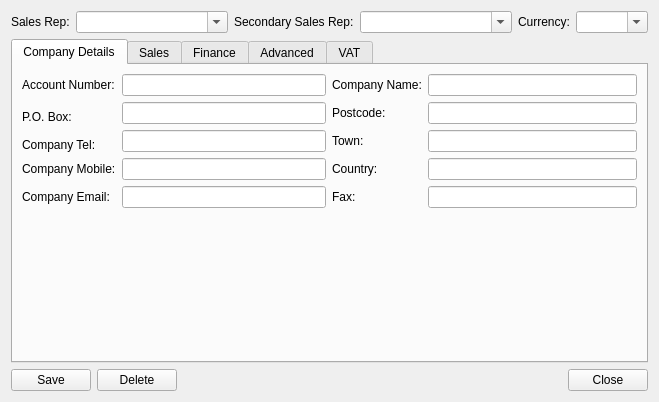
<?xml version="1.0" encoding="UTF-8"?>
<ui version="4.0">
 <class>CustomerEditor</class>
 <widget class="QDialog" name="CustomerEditor">
  <property name="geometry">
   <rect>
    <x>0</x>
    <y>0</y>
    <width>659</width>
    <height>402</height>
   </rect>
  </property>
  <property name="windowTitle">
   <string>Edit Customer Details</string>
  </property>
  <layout class="QVBoxLayout" name="verticalLayout">
   <item>
    <layout class="QHBoxLayout" name="horizontalLayout_2">
     <item>
      <widget class="QLabel" name="label">
       <property name="text">
        <string>Sales Rep:</string>
       </property>
      </widget>
     </item>
     <item>
      <widget class="QComboBox" name="SalesRep">
       <property name="sizePolicy">
        <sizepolicy hsizetype="Preferred" vsizetype="Fixed">
         <horstretch>1</horstretch>
         <verstretch>0</verstretch>
        </sizepolicy>
       </property>
       <property name="editable">
        <bool>true</bool>
       </property>
       <property name="frame">
        <bool>true</bool>
       </property>
      </widget>
     </item>
     <item>
      <widget class="QLabel" name="label_2">
       <property name="text">
        <string>Secondary Sales Rep:</string>
       </property>
      </widget>
     </item>
     <item>
      <widget class="QComboBox" name="SecondarySalesRep">
       <property name="sizePolicy">
        <sizepolicy hsizetype="Preferred" vsizetype="Fixed">
         <horstretch>1</horstretch>
         <verstretch>0</verstretch>
        </sizepolicy>
       </property>
       <property name="editable">
        <bool>true</bool>
       </property>
       <property name="frame">
        <bool>true</bool>
       </property>
      </widget>
     </item>
     <item>
      <widget class="QLabel" name="label_3">
       <property name="text">
        <string>Currency:</string>
       </property>
      </widget>
     </item>
     <item>
      <widget class="QComboBox" name="Currency">
       <property name="editable">
        <bool>true</bool>
       </property>
       <property name="frame">
        <bool>true</bool>
       </property>
      </widget>
     </item>
    </layout>
   </item>
   <item>
    <widget class="QTabWidget" name="tabWidget">
     <property name="styleSheet">
      <string notr="true"/>
     </property>
     <property name="currentIndex">
      <number>0</number>
     </property>
     <widget class="QWidget" name="tab">
      <attribute name="title">
       <string>Company Details</string>
      </attribute>
      <layout class="QGridLayout" name="gridLayout">
       <item row="0" column="1">
        <widget class="QLineEdit" name="AccountNumber">
         <property name="sizePolicy">
          <sizepolicy hsizetype="Expanding" vsizetype="Fixed">
           <horstretch>2</horstretch>
           <verstretch>0</verstretch>
          </sizepolicy>
         </property>
        </widget>
       </item>
       <item row="0" column="3" colspan="2">
        <widget class="QLineEdit" name="CompanyName">
         <property name="sizePolicy">
          <sizepolicy hsizetype="Expanding" vsizetype="Fixed">
           <horstretch>1</horstretch>
           <verstretch>0</verstretch>
          </sizepolicy>
         </property>
        </widget>
       </item>
       <item row="0" column="0">
        <widget class="QLabel" name="label_4">
         <property name="text">
          <string>Account Number:</string>
         </property>
        </widget>
       </item>
       <item row="1" column="0" rowspan="2">
        <widget class="QLabel" name="label_6">
         <property name="text">
          <string>P.O. Box:</string>
         </property>
        </widget>
       </item>
       <item row="1" column="1">
        <widget class="QLineEdit" name="Adress"/>
       </item>
       <item row="3" column="0">
        <widget class="QLabel" name="label_8">
         <property name="text">
          <string>Company Tel:</string>
         </property>
        </widget>
       </item>
       <item row="2" column="1" rowspan="2">
        <widget class="QLineEdit" name="Tel"/>
       </item>
       <item row="4" column="0">
        <widget class="QLabel" name="label_10">
         <property name="text">
          <string>Company Mobile:</string>
         </property>
        </widget>
       </item>
       <item row="2" column="3" rowspan="2" colspan="2">
        <widget class="QLineEdit" name="Town"/>
       </item>
       <item row="4" column="1">
        <widget class="QLineEdit" name="Mobile"/>
       </item>
       <item row="2" column="2" rowspan="2">
        <widget class="QLabel" name="label_9">
         <property name="text">
          <string>Town:</string>
         </property>
        </widget>
       </item>
       <item row="5" column="0">
        <widget class="QLabel" name="label_12">
         <property name="text">
          <string>Company Email:</string>
         </property>
        </widget>
       </item>
       <item row="5" column="1">
        <widget class="QLineEdit" name="Email">
         <property name="sizePolicy">
          <sizepolicy hsizetype="Expanding" vsizetype="Fixed">
           <horstretch>1</horstretch>
           <verstretch>0</verstretch>
          </sizepolicy>
         </property>
        </widget>
       </item>
       <item row="5" column="2">
        <widget class="QLabel" name="label_13">
         <property name="text">
          <string>Fax:</string>
         </property>
        </widget>
       </item>
       <item row="5" column="3" colspan="2">
        <widget class="QLineEdit" name="Fax"/>
       </item>
       <item row="6" column="1">
        <spacer name="verticalSpacer">
         <property name="orientation">
          <enum>Qt::Vertical</enum>
         </property>
         <property name="sizeHint" stdset="0">
          <size>
           <width>121</width>
           <height>103</height>
          </size>
         </property>
        </spacer>
       </item>
       <item row="4" column="2">
        <widget class="QLabel" name="label_11">
         <property name="text">
          <string>Country:</string>
         </property>
        </widget>
       </item>
       <item row="4" column="3" colspan="2">
        <widget class="QLineEdit" name="Country"/>
       </item>
       <item row="1" column="2">
        <widget class="QLabel" name="label_7">
         <property name="text">
          <string>Postcode:</string>
         </property>
        </widget>
       </item>
       <item row="1" column="3" colspan="2">
        <widget class="QLineEdit" name="Postcode"/>
       </item>
       <item row="0" column="2">
        <widget class="QLabel" name="label_5">
         <property name="text">
          <string>Company Name:</string>
         </property>
        </widget>
       </item>
      </layout>
     </widget>
     <widget class="QWidget" name="tab_2">
      <attribute name="title">
       <string>Sales</string>
      </attribute>
      <layout class="QGridLayout" name="gridLayout_2">
       <item row="0" column="0">
        <widget class="QLabel" name="label_14">
         <property name="text">
          <string>Contact Name:</string>
         </property>
        </widget>
       </item>
       <item row="0" column="1">
        <widget class="QLineEdit" name="SalesContactName"/>
       </item>
       <item row="1" column="0">
        <widget class="QLabel" name="label_15">
         <property name="text">
          <string>Contact Phone:</string>
         </property>
        </widget>
       </item>
       <item row="1" column="1">
        <widget class="QLineEdit" name="SalesContactPhone"/>
       </item>
       <item row="2" column="0">
        <widget class="QLabel" name="label_16">
         <property name="text">
          <string>Contact Mobile:</string>
         </property>
        </widget>
       </item>
       <item row="2" column="1">
        <widget class="QLineEdit" name="SalesContactMobile"/>
       </item>
       <item row="3" column="0">
        <widget class="QLabel" name="label_17">
         <property name="text">
          <string>Contact Email:</string>
         </property>
        </widget>
       </item>
       <item row="3" column="1">
        <widget class="QLineEdit" name="SalesContactEmail"/>
       </item>
       <item row="4" column="0">
        <widget class="QLabel" name="label_18">
         <property name="text">
          <string>Contact Title:</string>
         </property>
        </widget>
       </item>
       <item row="4" column="1">
        <widget class="QLineEdit" name="SalesContactTitle"/>
       </item>
       <item row="5" column="1">
        <spacer name="verticalSpacer_2">
         <property name="orientation">
          <enum>Qt::Vertical</enum>
         </property>
         <property name="sizeHint" stdset="0">
          <size>
           <width>20</width>
           <height>103</height>
          </size>
         </property>
        </spacer>
       </item>
      </layout>
     </widget>
     <widget class="QWidget" name="tab_3">
      <attribute name="title">
       <string>Finance</string>
      </attribute>
      <layout class="QVBoxLayout" name="verticalLayout_2">
       <item>
        <layout class="QGridLayout" name="gridLayout_3">
         <item row="0" column="1">
          <widget class="QLineEdit" name="SalesContactName_2"/>
         </item>
         <item row="0" column="0">
          <widget class="QLabel" name="label_19">
           <property name="text">
            <string>Contact Name:</string>
           </property>
          </widget>
         </item>
         <item row="2" column="0">
          <widget class="QLabel" name="label_22">
           <property name="text">
            <string>Contact Mobile:</string>
           </property>
          </widget>
         </item>
         <item row="2" column="1">
          <widget class="QLineEdit" name="SalesContactMobile_2"/>
         </item>
         <item row="1" column="0">
          <widget class="QLabel" name="label_20">
           <property name="text">
            <string>Contact Phone:</string>
           </property>
          </widget>
         </item>
         <item row="4" column="1">
          <widget class="QLineEdit" name="SalesContactTitle_2"/>
         </item>
         <item row="1" column="1">
          <widget class="QLineEdit" name="SalesContactPhone_2"/>
         </item>
         <item row="4" column="0">
          <widget class="QLabel" name="label_21">
           <property name="text">
            <string>Contact Title:</string>
           </property>
          </widget>
         </item>
         <item row="3" column="0">
          <widget class="QLabel" name="label_23">
           <property name="text">
            <string>Contact Email:</string>
           </property>
          </widget>
         </item>
         <item row="3" column="1">
          <widget class="QLineEdit" name="SalesContactEmail_2"/>
         </item>
        </layout>
       </item>
       <item>
        <spacer name="verticalSpacer_3">
         <property name="orientation">
          <enum>Qt::Vertical</enum>
         </property>
         <property name="sizeHint" stdset="0">
          <size>
           <width>20</width>
           <height>99</height>
          </size>
         </property>
        </spacer>
       </item>
      </layout>
     </widget>
     <widget class="QWidget" name="tab_4">
      <attribute name="title">
       <string>Advanced</string>
      </attribute>
      <layout class="QVBoxLayout" name="verticalLayout_3">
       <item>
        <layout class="QGridLayout" name="gridLayout_4">
         <item row="0" column="0">
          <widget class="QLabel" name="label_24">
           <property name="text">
            <string>Credit Limit:</string>
           </property>
          </widget>
         </item>
         <item row="0" column="1">
          <widget class="QLineEdit" name="CreditLimit"/>
         </item>
         <item row="1" column="0">
          <widget class="QLabel" name="label_25">
           <property name="text">
            <string>Minimum RP:</string>
           </property>
          </widget>
         </item>
         <item row="1" column="1">
          <widget class="QLineEdit" name="MinimumRP"/>
         </item>
         <item row="2" column="0">
          <widget class="QLabel" name="label_26">
           <property name="text">
            <string>Statements Email Address:</string>
           </property>
          </widget>
         </item>
         <item row="2" column="1">
          <widget class="QLineEdit" name="StatementsEmail"/>
         </item>
        </layout>
       </item>
       <item>
        <spacer name="verticalSpacer_4">
         <property name="orientation">
          <enum>Qt::Vertical</enum>
         </property>
         <property name="sizeHint" stdset="0">
          <size>
           <width>20</width>
           <height>159</height>
          </size>
         </property>
        </spacer>
       </item>
      </layout>
     </widget>
     <widget class="QWidget" name="tab_5">
      <attribute name="title">
       <string>VAT</string>
      </attribute>
      <layout class="QHBoxLayout" name="horizontalLayout_4">
       <item>
        <spacer name="horizontalSpacer_2">
         <property name="orientation">
          <enum>Qt::Horizontal</enum>
         </property>
         <property name="sizeHint" stdset="0">
          <size>
           <width>150</width>
           <height>20</height>
          </size>
         </property>
        </spacer>
       </item>
       <item>
        <layout class="QVBoxLayout" name="verticalLayout_4">
         <item>
          <spacer name="verticalSpacer_6">
           <property name="orientation">
            <enum>Qt::Vertical</enum>
           </property>
           <property name="sizeHint" stdset="0">
            <size>
             <width>20</width>
             <height>40</height>
            </size>
           </property>
          </spacer>
         </item>
         <item>
          <layout class="QHBoxLayout" name="horizontalLayout_3">
           <item>
            <widget class="QLabel" name="label_27">
             <property name="text">
              <string>Select the default VAT class for this customer:</string>
             </property>
            </widget>
           </item>
           <item>
            <widget class="QComboBox" name="cboDefaultVAT">
             <property name="editable">
              <bool>true</bool>
             </property>
             <item>
              <property name="text">
               <string/>
              </property>
             </item>
             <item>
              <property name="text">
               <string>Treo</string>
              </property>
             </item>
             <item>
              <property name="text">
               <string>Non-Treo</string>
              </property>
             </item>
            </widget>
           </item>
          </layout>
         </item>
         <item>
          <widget class="QCommandLinkButton" name="cmdApplyToAll">
           <property name="text">
            <string>Apply to all Products</string>
           </property>
           <property name="description">
            <string>Note that this will override any previous settings per product.</string>
           </property>
          </widget>
         </item>
         <item>
          <spacer name="verticalSpacer_5">
           <property name="orientation">
            <enum>Qt::Vertical</enum>
           </property>
           <property name="sizeHint" stdset="0">
            <size>
             <width>20</width>
             <height>40</height>
            </size>
           </property>
          </spacer>
         </item>
        </layout>
       </item>
       <item>
        <spacer name="horizontalSpacer_3">
         <property name="orientation">
          <enum>Qt::Horizontal</enum>
         </property>
         <property name="sizeHint" stdset="0">
          <size>
           <width>150</width>
           <height>20</height>
          </size>
         </property>
        </spacer>
       </item>
      </layout>
     </widget>
    </widget>
   </item>
   <item>
    <layout class="QHBoxLayout" name="horizontalLayout">
     <item>
      <widget class="QPushButton" name="SaveButton">
       <property name="text">
        <string>Save</string>
       </property>
      </widget>
     </item>
     <item>
      <widget class="QPushButton" name="DeleteButton">
       <property name="text">
        <string>Delete</string>
       </property>
      </widget>
     </item>
     <item>
      <spacer name="horizontalSpacer">
       <property name="orientation">
        <enum>Qt::Horizontal</enum>
       </property>
       <property name="sizeHint" stdset="0">
        <size>
         <width>40</width>
         <height>20</height>
        </size>
       </property>
      </spacer>
     </item>
     <item>
      <widget class="QPushButton" name="CloseButton">
       <property name="text">
        <string>Close</string>
       </property>
      </widget>
     </item>
    </layout>
   </item>
  </layout>
 </widget>
 <resources/>
 <connections>
  <connection>
   <sender>CloseButton</sender>
   <signal>clicked()</signal>
   <receiver>CustomerEditor</receiver>
   <slot>reject()</slot>
   <hints>
    <hint type="sourcelabel">
     <x>570</x>
     <y>369</y>
    </hint>
    <hint type="destinationlabel">
     <x>515</x>
     <y>366</y>
    </hint>
   </hints>
  </connection>
 </connections>
</ui>
